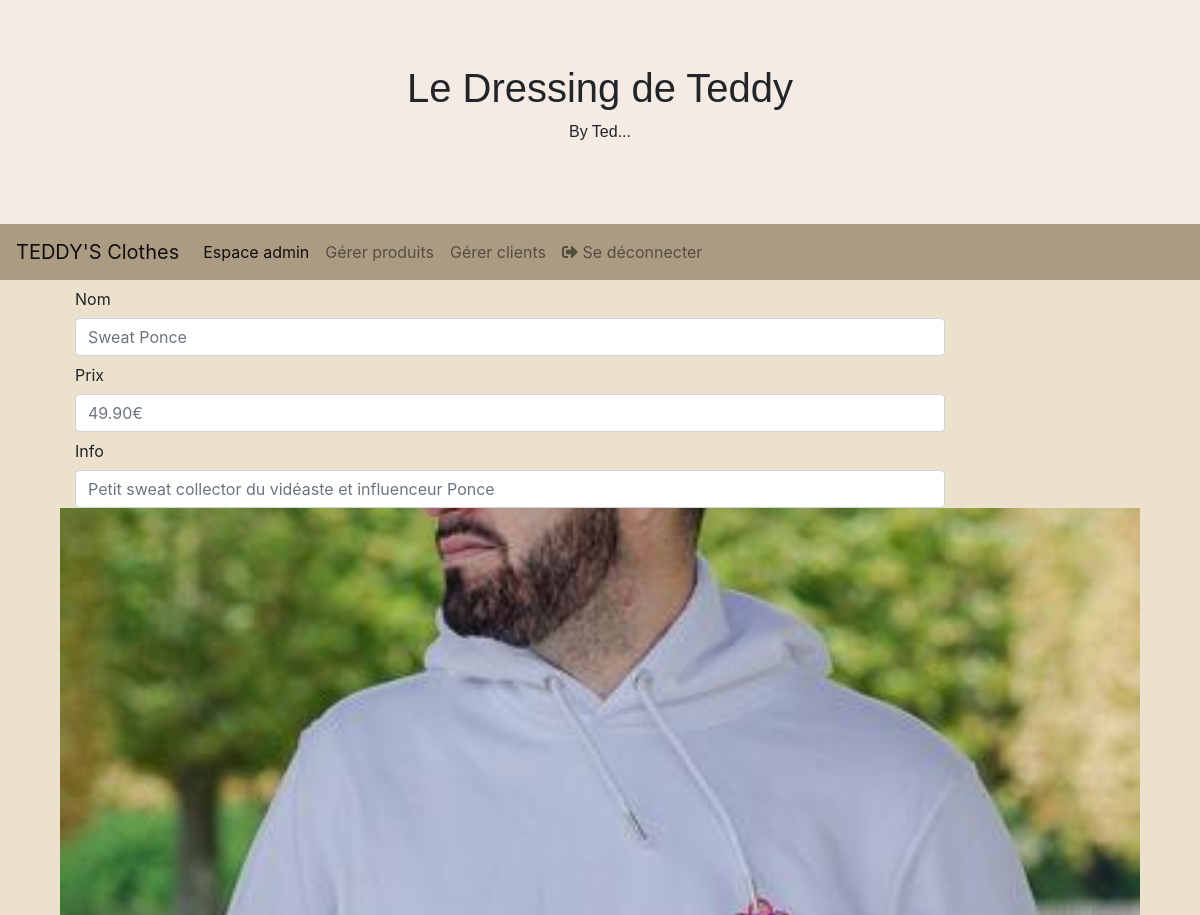
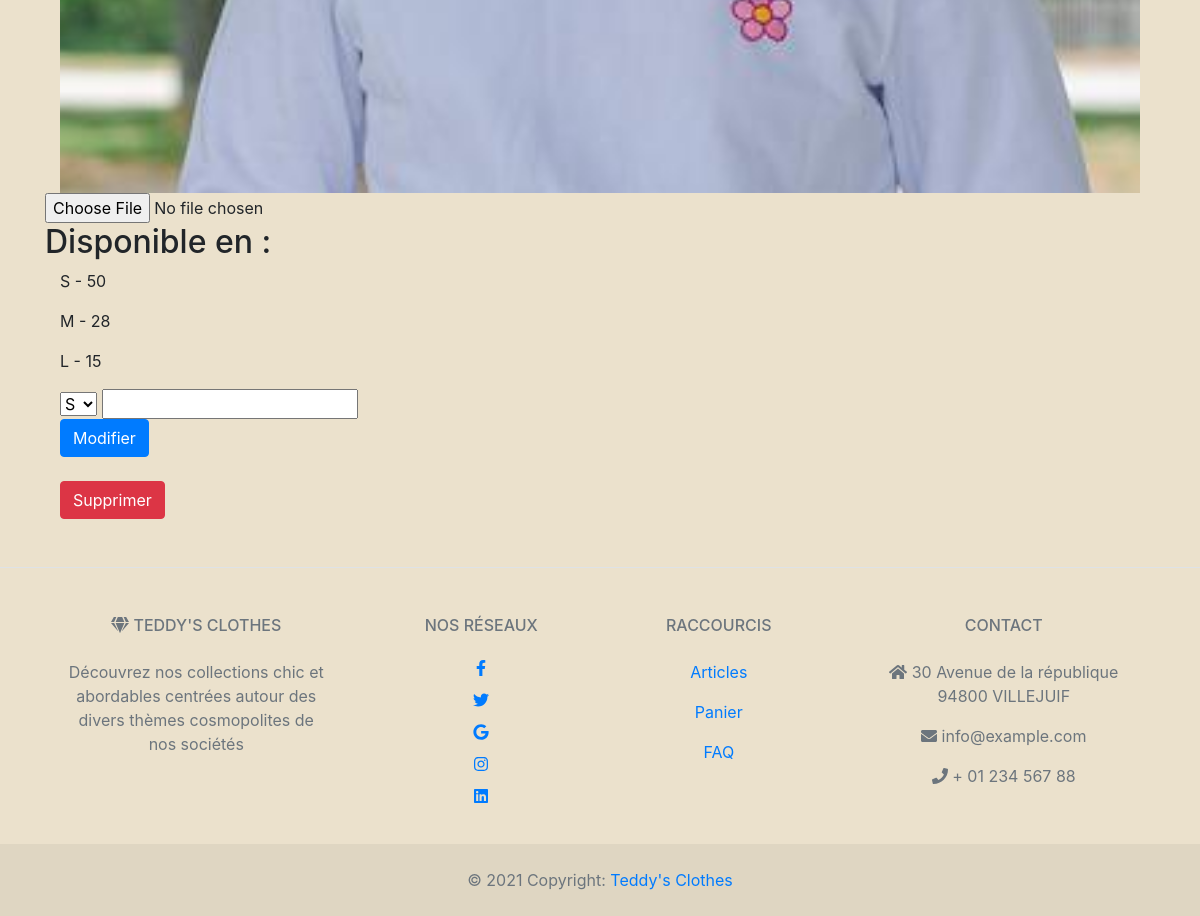
The app's page /modifierModele?mod=1 with its own data (2 pictures, top to bottom).
### tables this page shows
CREATE TABLE IF NOT EXISTS `modele` (
  `id` int(11) NOT NULL AUTO_INCREMENT,
  `nom` varchar(50) NOT NULL,
  `prix` decimal(4,2) NOT NULL,
  `info` tinytext NOT NULL,
  `idcat` int(11) NOT NULL,
  `image` varchar(50) NOT NULL,
  PRIMARY KEY (`id`),
  KEY `idcat` (`idcat`)
);

CREATE TABLE IF NOT EXISTS `produit` (
  `id` int(11) NOT NULL AUTO_INCREMENT,
  `idmodele` int(11) NOT NULL,
  `idtaille` int(11) NOT NULL,
  `stock` int(11) NOT NULL,
  PRIMARY KEY (`id`),
  KEY `idproduit` (`idmodele`),
  KEY `idtaille` (`idtaille`)
);

### modifierModele.php (the view, shortened to what this page needs)
<html>
<head>
  <link rel="stylesheet" href="page_accueil.css">
 </head>
 <?php
  include 'config/connect.php';
  include("head.php");
  $mod = $_GET['mod'];
  include('barre_menu_admin.php');
  ?>
  <body>
        <div class="container">
           <?php
                $sql = "SELECT * FROM modele WHERE id =".$mod;
                if ($result = $conn->query($sql)){
                    while ($obj = $result->fetch_object()){
                        ?>
                       <div class='col-12'>
                        <form action='modificationModele.php' method='post'>
                            <label for="inputNom" class="col-sm-2 col-form-label">Nom</label>
                        <div class="col-sm-10">
                       <?php
                            echo "<input type='text' class='form-control' id='inputNom' placeholder='".$obj->nom."' name='nom'>";
                            ?>
                        </div>
                        <label for="inputPrix" class="col-sm-2 col-form-label">Prix</label>
                    <div class="col-sm-10">
                        <input type="number" step="0.01" class="form-control" id="inputPrix" placeholder="<?php echo $obj->prix ?>€" name="prix">
                    </div>
                    <label for="inputInfo" class="col-sm-2 col-form-label">Info</label>
                    <div class="col-sm-10">
                        <input type="textarea" class="form-control" id="inputInfo" placeholder="<?php echo $obj->info ?>" name="info">
                    </div>
<?php
                    echo "<div class='img-modele'>";
                                echo "<img src='img/".$obj->image."'>";
                            echo "</div>";
?>
                        <div class="row">
                    <input type="file"
                         name="image"
                        accept="image/png, image/jpeg">
                    </div>
                    <div class="row">
                        <h2>Disponible en :</h2>
                    </div>
                        <?php
                            $sql = "SELECT * FROM produit WHERE idmodele =".$mod;
                            if ($result = $conn->query($sql)){
                                while ($obj = $result->fetch_object()){
                                    if ($obj->idtaille == 1){
                                        echo "<p>S - ".$obj->stock."</p>";
                                    }
                                    if ($obj->idtaille == 2){
                                        echo "<p>M - ".$obj->stock."</p>";
                                    }
                                    if ($obj->idtaille == 3){
                                        echo "<p>L - ".$obj->stock."</p>";
                                    }
                                }
                            }
                        ?>
                    <select name="taille" required class="form-select" aria-label="Default select example">
                                <?php
                                    $sql = "SELECT * FROM taille";
                                    if ($result = $conn->query($sql)){
                                        while ($obj = $result->fetch_object()){
                                                echo "<option value='".$obj->id."'>".$obj->nomTaille."</option>";
                                        }
                                    }
                                ?>
                            </select>
                            <input type="number" class="qty" name="qty" min="0"/>
                            <br>
                    <button type="submit" class="btn btn-primary mb-2">Modifier</button>
                         </form>
                         <?php echo "<a class='btn btn-danger' href='supprimerModele?id=".$mod."' role='button'>Supprimer</a>" ?>
                        </div>
                        <?php
                    }
                }
           ?>
        </div>
    </body>

### page_accueil.css (style rules this page uses)
body { margin: 0; font-family: Arial, Helvetica, sans-serif; }

### css/style.css (style rules this page uses)
a { text-decoration: none; color: #000; }
button { margin-top: 1em; }
.img-modele img { width: 100%; height: 600px; object-fit: cover; transition: transform .5s ease; }

### css/barre_menu.css (style rules this page uses)
body { background-color:#ebe1cc; }

### css/footer.css (style rules this page uses)
body { background-color:#ebe1cc; }

### records on screen
modele: nom "Sweat Ponce", prix "49.90€", info "Petit sweat collector du vidéaste et influenceur Ponce", image (picture)
produit: stock "50"
produit: stock "28"
produit: stock "15"

### other values on screen
form field taille "S"
